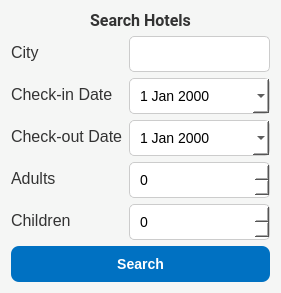
<?xml version="1.0" encoding="UTF-8"?>
<ui version="4.0">
 <class>SearchHotels</class>
 <widget class="QDialog" name="SearchHotels">
  <property name="windowTitle">
   <string>Search Hotels</string>
  </property>
  <property name="styleSheet">
   <string notr="true">QDialog { background-color: #F5F6F5; }
QLabel { font-family: 'Roboto', sans-serif; font-size: 16px; color: #333333; }
QLineEdit, QDateEdit, QSpinBox { 
    border: 1px solid #CCCCCC; 
    border-radius: 5px; 
    padding: 8px; 
    font-size: 14px; 
    background-color: #FFFFFF; 
}
QLineEdit:focus, QDateEdit:focus, QSpinBox:focus { border-color: #0071C2; }
QPushButton { 
    background-color: #0071C2; 
    color: #FFFFFF; 
    border-radius: 8px; 
    padding: 10px; 
    font-size: 14px; 
    font-weight: bold; 
}
QPushButton:hover { background-color: #005BB5; }</string>
  </property>
  <layout class="QVBoxLayout" name="verticalLayout">
   <item>
    <widget class="QLabel" name="label">
     <property name="text">
      <string>Search Hotels</string>
     </property>
     <property name="font">
      <font>
       <family>Roboto</family>
       <pointsize>24</pointsize>
       <weight>75</weight>
       <bold>true</bold>
      </font>
     </property>
     <property name="alignment">
      <set>Qt::AlignCenter</set>
     </property>
    </widget>
   </item>
   <item>
    <layout class="QFormLayout" name="formLayout">
     <item row="0" column="0">
      <widget class="QLabel" name="label_2">
       <property name="text">
        <string>City</string>
       </property>
      </widget>
     </item>
     <item row="0" column="1">
      <widget class="QLineEdit" name="cityInput"/>
     </item>
     <item row="1" column="0">
      <widget class="QLabel" name="label_3">
       <property name="text">
        <string>Check-in Date</string>
       </property>
      </widget>
     </item>
     <item row="1" column="1">
      <widget class="QDateEdit" name="checkInDateInput">
       <property name="calendarPopup">
        <bool>true</bool>
       </property>
      </widget>
     </item>
     <item row="2" column="0">
      <widget class="QLabel" name="label_4">
       <property name="text">
        <string>Check-out Date</string>
       </property>
      </widget>
     </item>
     <item row="2" column="1">
      <widget class="QDateEdit" name="checkOutDateInput">
       <property name="calendarPopup">
        <bool>true</bool>
       </property>
      </widget>
     </item>
     <item row="3" column="0">
      <widget class="QLabel" name="label_5">
       <property name="text">
        <string>Adults</string>
       </property>
      </widget>
     </item>
     <item row="3" column="1">
      <widget class="QSpinBox" name="adultsInput"/>
     </item>
     <item row="4" column="0">
      <widget class="QLabel" name="label_6">
       <property name="text">
        <string>Children</string>
       </property>
      </widget>
     </item>
     <item row="4" column="1">
      <widget class="QSpinBox" name="childrenInput"/>
     </item>
    </layout>
   </item>
   <item>
    <widget class="QPushButton" name="searchButton">
     <property name="text">
      <string>Search</string>
     </property>
    </widget>
   </item>
  </layout>
 </widget>
 <resources/>
 <connections>
  <connection>
   <sender>searchButton</sender>
   <signal>clicked()</signal>
   <receiver>SearchHotels</receiver>
   <slot>accept()</slot>
   <hints>
    <hint type="sourcelabel">
     <x>296</x>
     <y>346</y>
    </hint>
    <hint type="destinationlabel">
     <x>326</x>
     <y>366</y>
    </hint>
   </hints>
  </connection>
 </connections>
</ui>
